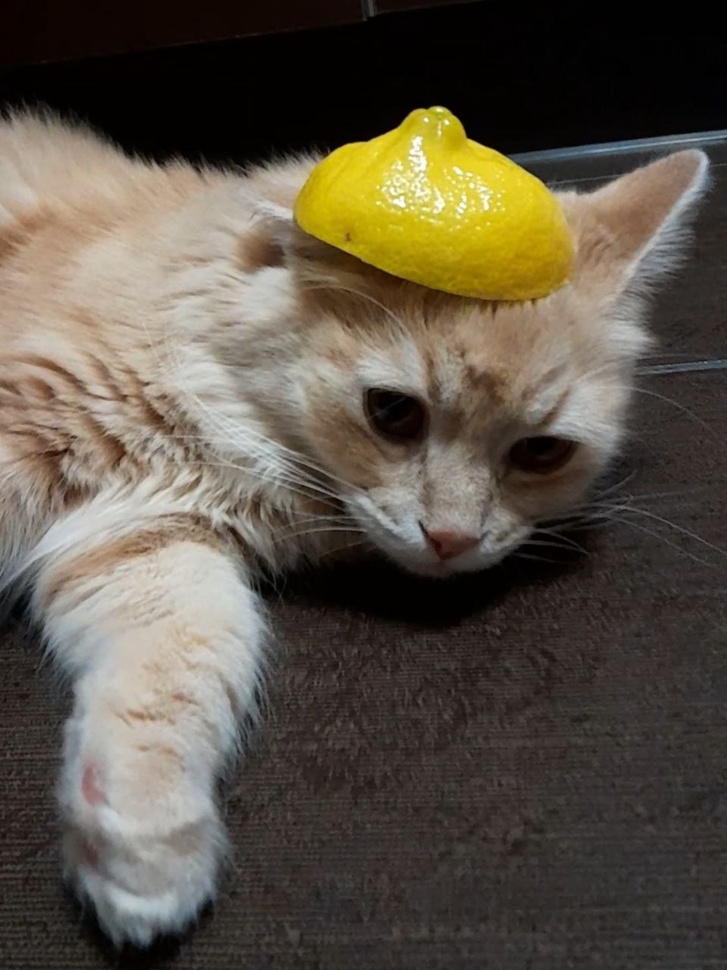
#> input picture img/img.jpeg, 727 x 970 px, shrunk from 960 x 1280 before the run, given in place of the camera
$ python task_4.py
#> lines starting #> are read from the running program, lines starting #| are printed output that depends on the picture; after the words box and inside, x2 and y2 are one past the last pixel; in counts of white or black regions, pixels touching at a corner belong together
import cv2
import numpy as np
cap = cv2.VideoCapture(0)

while True:
    ret, frame = cap.read()
#> frame is the input picture: shape (970, 727, 3); mean B, G, R 70.7, 83.4, 91.4
    hsv = cv2.cvtColor(frame, cv2.COLOR_BGR2HSV)
#> hsv: shape (970, 727, 3); mean H, S, V 26.5, 78.1, 92

    lower_red = np.array([0, 100, 100])
    upper_red = np.array([10, 255, 255])
    mask = cv2.inRange(hsv, lower_red, upper_red)
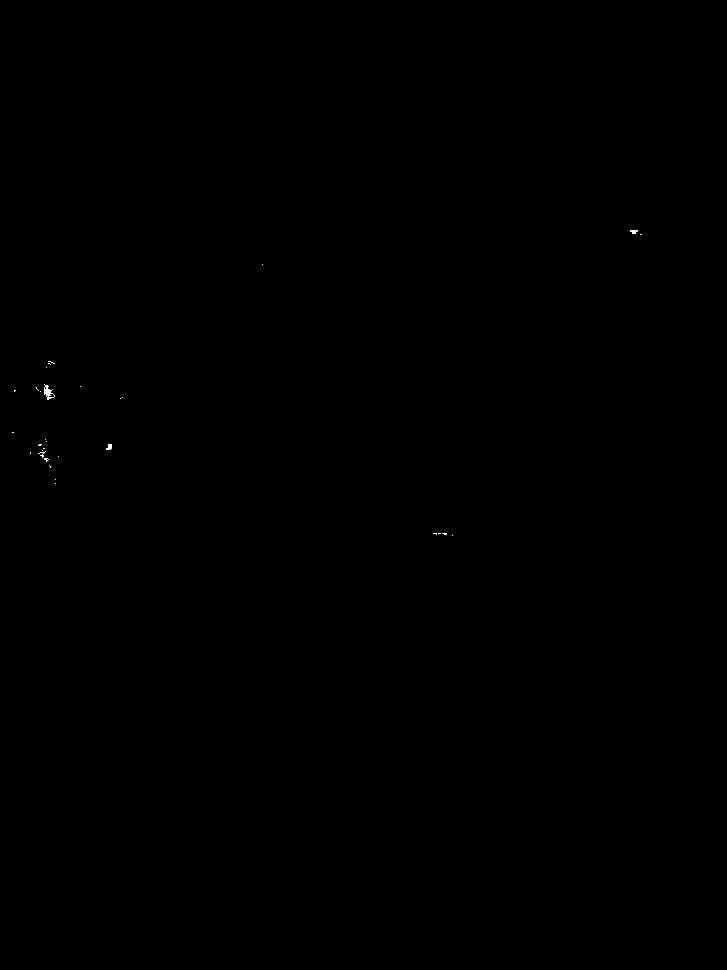
#> mask: shape (970, 727); 0.03% white in thin lines or dots, all inside (x1, y1, x2, y2) = (12, 230, 642, 536)

    kernel = np.ones((5, 5), np.uint8)
    # открытия (размытие расширение)
    opening = cv2.morphologyEx(mask, cv2.MORPH_OPEN, kernel)
#> opening: shape (970, 727); 0% white; 1 white region, box (x1, y1, x2, y2) and area: (44, 389, 50, 394) 30
    # замыкание (расширение размытие)
    closing = cv2.morphologyEx(mask, cv2.MORPH_CLOSE, kernel)
#> closing: shape (970, 727); 0.04% white; 22 white regions (18 under 20 px), largest, box (x1, y1, x2, y2) and area: (40, 384, 55, 400) 110, (38, 448, 49, 462) 49, (630, 230, 638, 234) 28, (106, 444, 112, 450) 27


    moments = cv2.moments(mask)
#> moments = moments, m00 56610, centre m10/m00, m01/m00 = (153.9, 402.2)
    area = moments['m00']/200
#> area = 283.1
    #print("Area: ", area)

    if area > 0:
        # Вычисляем размеры и центр масс красной области
        width = height = int(np.sqrt(area))
#> width = 16; height = 16
        c_x = int(moments["m10"] / moments["m00"])
#> c_x = 153
        c_y = int(moments["m01"] / moments["m00"])
#> c_y = 402
        # Рисуем прямоугольник вокруг красной области
        cv2.rectangle(frame,
                      (c_x - (width // 2), c_y - (height // 2)),
                      (c_x + (width // 2), c_y + (height // 2)),
                      (0, 0, 0), 2)
#> frame: shape (970, 727, 3); 0.03% of pixels changed, all inside (x1, y1, x2, y2) = (144, 393, 163, 412)

    cv2.imshow('Rectanle_frame', frame)

    if cv2.waitKey(1) & 0xFF == 27:
#> (key Esc is pressed here)
        break

cap.release()
cv2.destroyAllWindows()


#прежде нахождения моментов открытие, потом закрытие
